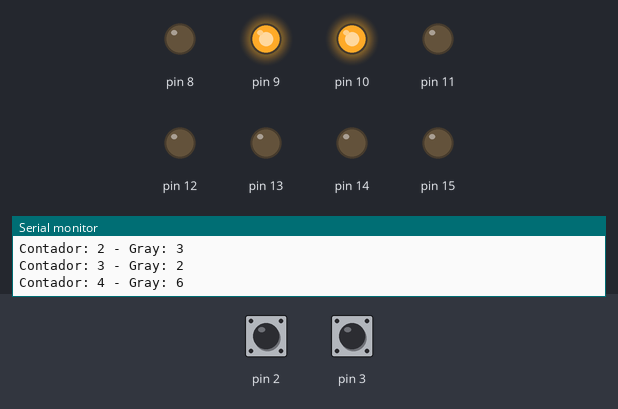
The sketch below on a simulated Arduino Uno, built with avr-gcc and run on an emulated ATmega328P. Parts: output pins drawn as LEDs (lit = HIGH), the last lines printed to the serial monitor. The test bench sets the inputs (shaded band); at power-on: pin 2 HIGH, pin 3 HIGH.

Above: at 5.0 s.
5.1 s: pin 2 pulled LOW for 0.15 s
At 6.3 s:
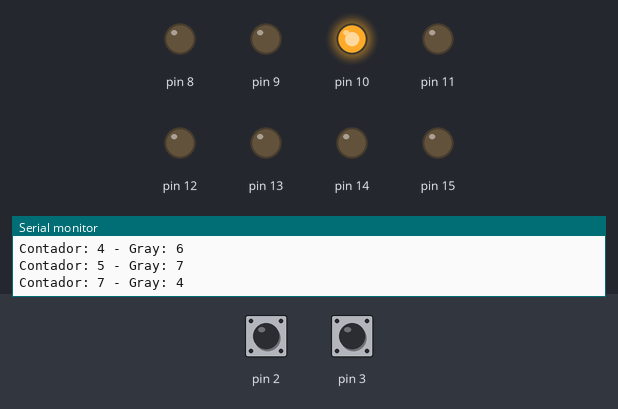
8.2 s: pin 2 pulled LOW for 1 s
At 10.6 s:
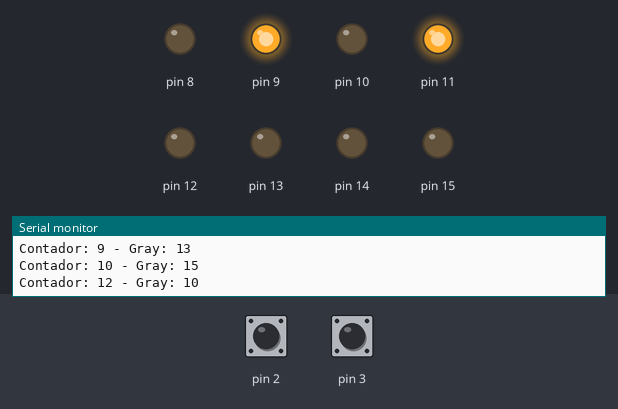
12.2 s: pin 2 pulled LOW for 0.15 s
At 13.8 s:
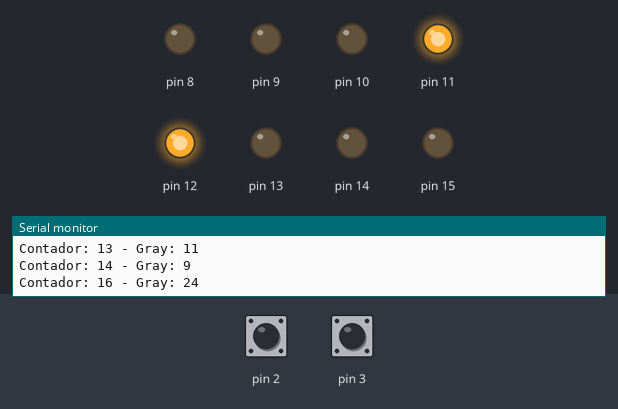
15.3 s: pin 2 pulled LOW for 3.2 s
At 20.8 s:
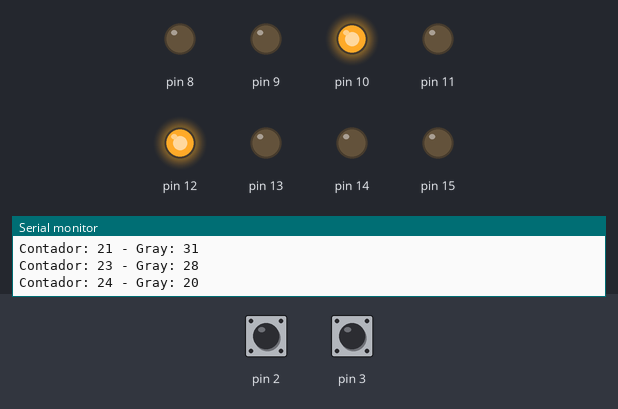
21.5 s: pin 2 pulled LOW for 0.15 s
At 22.4 s:
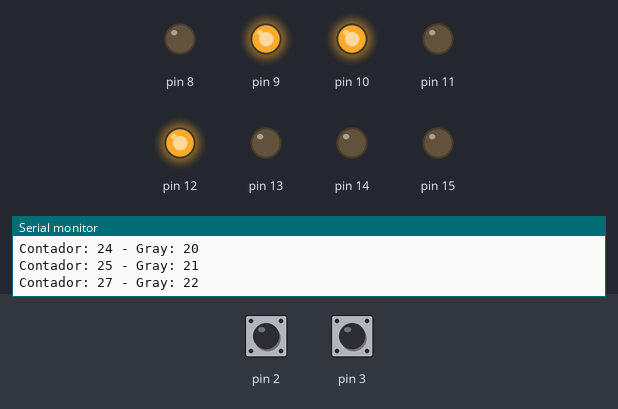
24.6 s: pin 2 pulled LOW for 1 s
At 26.7 s:
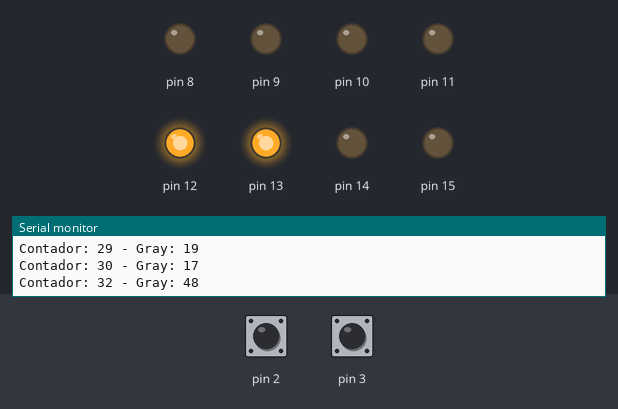
Timing chart, 0 to 32.5 s (numbered marks = the images above; inputs shaded):
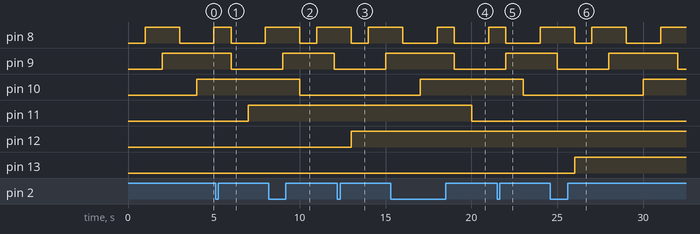

The sketch:

prova123.ino
```cpp
#define F_CPU 16000000UL // Defining clock

#include <avr/io.h>     // Including library avr
#include <util/delay.h> // Including library delay
#include <avr/interrupt.h>

volatile uint8_t count = 0; // só conta até 255 [255- 0] achei que dava para converter em binário mais fácil e printar bonitinho
volatile int add, sub;

ISR(INT0_vect)
{
  count++;
}

ISR(INT1_vect)
{
  if (count>0){
    count--;
  }

}

//ISR( TIMER0_OVF_vect ){
  //count++;
//}

uint8_t conversor(uint8_t bin)
{
  bin ^= (bin >> 1);
  return bin;
}

int main(void)
{
  Serial.begin(115200);

  DDRB |= (0X3F);                 // set output PB all // OB = xx11_1111 -> DEC = 63 -> OX = 3f
  DDRC |= (0X3);                  // set output PC0, PC1 11 // OB = xxxx_xx11 -> DEC = 3 -> 0X = 3
  DDRD &= ~((1 << 2) | (1 << 3)); // set input PD2 e PD3

  PORTB &= ~(0x3F);               // set low
  PORTC &= ~(0x3);               // set low
  PORTD |= ((1 << 2) | (1 << 3)); // Set pull-up PD2 e PD3

  EICRA |= ((1 << ISC01) | (1 << ISC00) | (1 << ISC11) | (1 << ISC10));
  // EICRA |= (0x15);                      // mudança em borda de subida 0000_1111
  EIMSK |= ((1 << INT0) | (1 << INT1)); // INT0 e INT1  activate

  // TCCR0A = 0b00000000; // TC0 (normal operating)
  // TCCR0B = 0b00000010; // TC0 with prescaler 8. Overflow every 128us = 256/(16Mhz/8)
  // TIMSK0 = 0b00000001; // Enabling interrupt TC0 escreve 1 quando tem interrupção

  sei();

  // Infinity loop
  while (1)
  {
    uint8_t gray = conversor(count);

    // Saída para PB0–PB5 (bits 0–5 do~p Gray)
    PORTB = (gray & 0x3F); // xxxx_xxxx & 0011_1111 = 00xx_xxxx

    // Saída para PC0 e PC1 (bits 6 e 7 do Gray)
    PORTC = (PORTC & ~0x03) | ((gray >> 6) & 0x03);
    // ~0000_0011 = 1111_1100
    // xxxx_xxxx & 1111_1100 = xxxx_xx00
    // abxx_xxxx >> 6 = xxxx_xxab
    // xxxx_xxab & 0000_0011 = 0000_00ab

    // count++;
    Serial.print("Contador: ");
  	Serial.print(count);
  	Serial.print(" - Gray: ");
  	Serial.println(gray);


    if (add)
    {
      count++;
      add = 0;
    }
    else if (sub)
    {
      count--;
      sub = 0;
    } else {
      count++;
      _delay_ms(1000);
    }


  }

  return 0;
}
```

Measured:
- after the input at 5.1 s, pin 8: HIGH → LOW after 0.90 s instead of 1.9 s; pin 11: LOW → HIGH after 1.9 s instead of 2.9 s
- after the input at 8.2 s, pin 10: HIGH → LOW after 1.8 s instead of 2.8 s
- after the input at 12.2 s, pin 9: LOW → HIGH after 2.8 s; pin 12: LOW → HIGH after 0.81 s instead of 1.8 s
- after the input at 15.3 s, pin 11: HIGH → LOW after 4.7 s instead of 5.7 s
- after the input at 21.5 s, pin 8: HIGH → LOW after 0.51 s instead of 1.5 s; pin 10: HIGH → LOW after 1.5 s instead of 2.5 s
- after the input at 24.6 s, pin 10: LOW → HIGH after 5.4 s instead of 6.4 s; pin 13: LOW → HIGH after 1.4 s instead of 2.4 s
